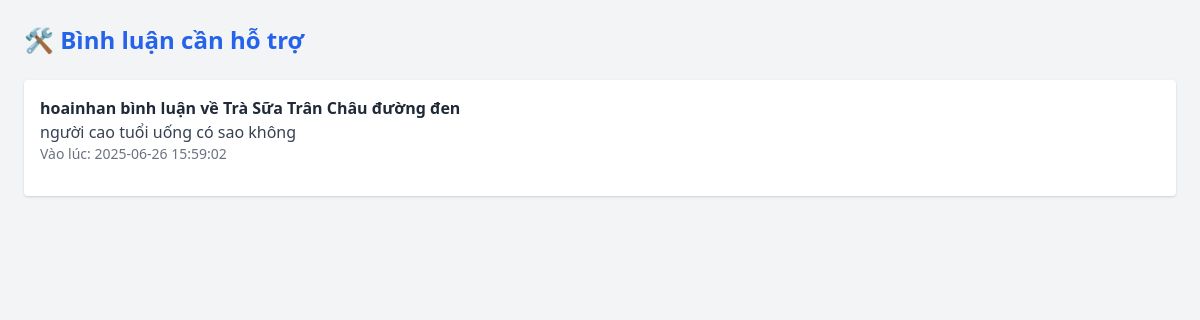
The page /comments/admin_support_list.php (signed in) on the database its author committed.
### tables this page shows
CREATE TABLE `comments` (
  `id` int(11) NOT NULL,
  `product_id` int(11) NOT NULL,
  `user_id` int(11) NOT NULL,
  `content` text NOT NULL,
  `created_at` datetime DEFAULT current_timestamp(),
  `support` tinyint(1) DEFAULT 0
);

CREATE TABLE `users` (
  `id` int(11) NOT NULL,
  `username` varchar(50) NOT NULL,
  `password` varchar(255) NOT NULL,
  `email` varchar(100) NOT NULL,
  `ho_ten` varchar(100) DEFAULT NULL,
  `role` enum('user','admin') DEFAULT 'user'
);

CREATE TABLE `product` (
  `id` int(11) NOT NULL,
  `name` varchar(255) NOT NULL,
  `price` decimal(10,2) NOT NULL,
  `description` text DEFAULT NULL,
  `image_url` varchar(500) DEFAULT NULL,
  `category` varchar(100) DEFAULT NULL,
  `created_at` timestamp NOT NULL DEFAULT current_timestamp()
);

### comments/admin_support_list.php (the view, shortened to what this page needs)
<?php
require_once '../manage/database.php';
$sql = "SELECT c.id, c.content, c.created_at, p.id AS product_id, p.name AS product_name, u.username
        FROM comments c
        JOIN product p ON c.product_id = p.id
        JOIN users u ON c.user_id = u.id
        WHERE c.support = 1
        ORDER BY c.created_at DESC";
$result = $conn->query($sql);
?>
<!DOCTYPE html>
<html>
<head>
  <link rel="stylesheet" href="https://cdn.jsdelivr.net/npm/tailwindcss@2.2.19/dist/tailwind.min.css">
</head>
<body class="bg-gray-100 p-6">
  <h2 class="text-2xl font-bold text-blue-600 mb-6">🛠️ Bình luận cần hỗ trợ</h2>
  <?php if ($result && $result->num_rows > 0): ?>
    <div class="bg-white p-4 rounded shadow">
      <?php while ($row = $result->fetch_assoc()): ?>
        <a href="../home/product_detail.php?id=<?php echo $row['product_id']; ?>" class="block mb-4">
          <p class="text-gray-800 font-semibold"><?php echo htmlspecialchars($row['username']); ?> bình luận về <strong><?php echo htmlspecialchars($row['product_name']); ?></strong></p>
          <p class="text-gray-700"><?php echo htmlspecialchars($row['content']); ?></p>
          <p class="text-sm text-gray-500">Vào lúc: <?php echo $row['created_at']; ?></p>
        </div>
      <?php endwhile; ?>
  <?php else: ?>
    <p class="text-gray-500">Không có bình luận cần hỗ trợ nào.</p>
  <?php endif; ?>
</body>
</html>

### comments/admin_support_list.php (style rules this page uses)
body { min-height: 100vh; display: flex; flex-direction: column; }

### rows shown on the page
comments: user.username "hoainhan", product.name "Trà Sữa Trân Châu đường đen", content "người cao tuổi uống có sao không", created_at "2025-06-26 15:59:02"
